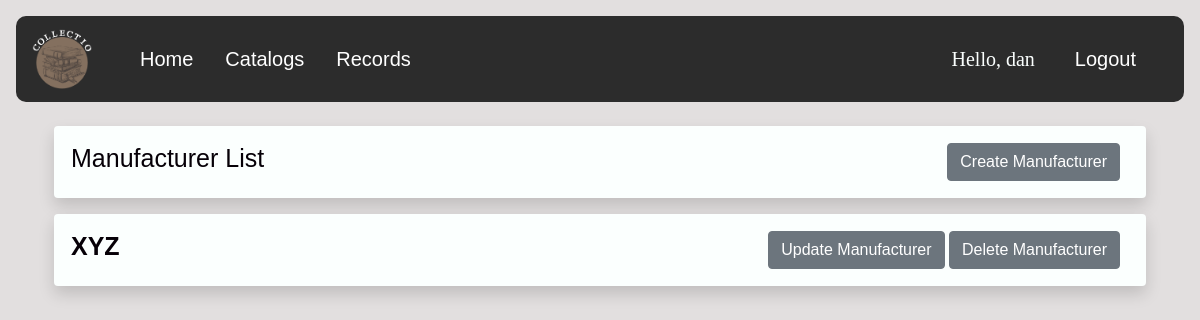
The app's page /manufacturer/ (signed in), older data.
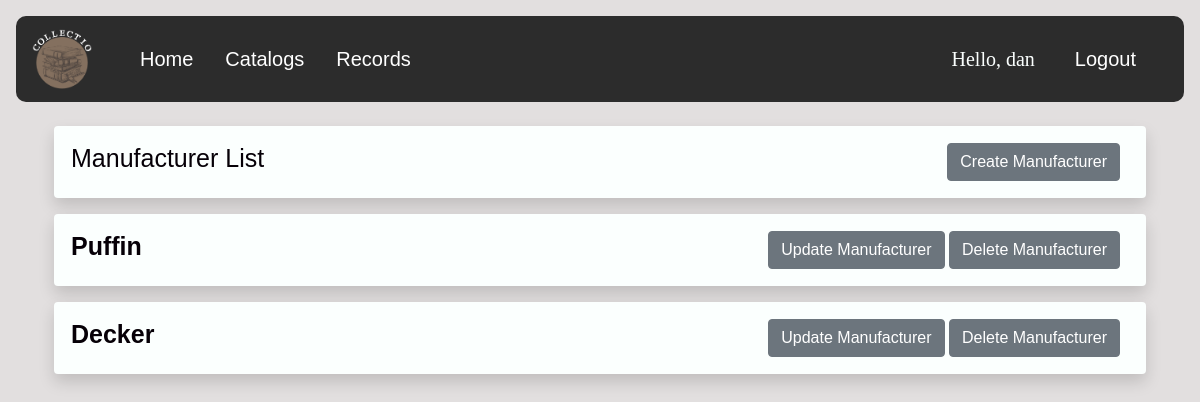
The same page, newer data.
### catalog/models.py (models this page shows, shortened)
class Manufacturer(models.Model):
    created_by = models.ForeignKey(User, on_delete=models.CASCADE)
    name = models.CharField(max_length=100, help_text='Enter name')

### catalog/views.py (the view)
# urls.py: path('manufacturer/', views.manufacturerList, name='manufacturer-list'),
@login_required(login_url='/login')
def manufacturerList(request):
    if request.user.is_authenticated:
        if request.user.is_superuser:
            manufacturers = models.Manufacturer.objects.all()
        else:
            manufacturers = models.Manufacturer.objects.filter(created_by__exact=request.user)
        context = {'manufacturers': manufacturers, }
        return render(request, 'catalog/manufacturerlist.html', context)
    else:
        return HttpResponseRedirect('/login')

### catalog/templates/catalog/manufacturerlist.html (shortened to what this page needs)
{% extends "catalog/base.html" %}
{% block content %}
    <div class="container">
        <div class="shadow p-3 mb-3 bg-dark rounded">
            <table style="width: 100%;">
                <td><h1 style="color: #060007; font-size: 25px;"> Manufacturer List </h1></td>
                <td align="right">
                    <a class="btn btn-secondary"  href="/create_manufacturer" role="button">Create Manufacturer</a></td>
            </table>
        </div>
        {% for manufacturer in manufacturers %}
            <div class="shadow p-3 mb-3 bg-dark rounded">
                <table style="width: 100%;">
                    <td> <h3 class="text" style="font-weight:bold;font-size:25px; ">{{ manufacturer.name }} </h3> </td>
                    <td align="right">
                        <a class="btn btn-secondary" href="{% url 'manufacturer-update' ur=manufacturer.id %}">Update Manufacturer</a>
                        <a class="btn btn-secondary" href="{% url 'manufacturer-delete' ur=manufacturer.id %}">Delete Manufacturer</a>
                    </td>
                </table>
            </div>
        {% endfor %}
    </div>
{% endblock content %}

Row changes from the older to the newer data that the page shows:
removed Manufacturer: name "XYZ"
added Manufacturer: name "Puffin"
added Manufacturer: name "Decker"
